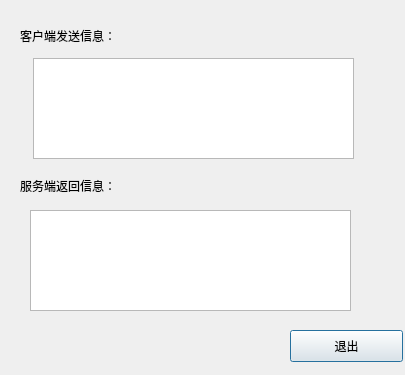
<?xml version="1.0" encoding="UTF-8"?>
<ui version="4.0">
 <class>BindServerDialog</class>
 <widget class="QDialog" name="BindServerDialog">
  <property name="geometry">
   <rect>
    <x>0</x>
    <y>0</y>
    <width>405</width>
    <height>375</height>
   </rect>
  </property>
  <property name="windowTitle">
   <string>Dialog</string>
  </property>
  <widget class="QLabel" name="label">
   <property name="geometry">
    <rect>
     <x>20</x>
     <y>20</y>
     <width>101</width>
     <height>31</height>
    </rect>
   </property>
   <property name="text">
    <string>客户端发送信息：</string>
   </property>
  </widget>
  <widget class="QLabel" name="label_2">
   <property name="geometry">
    <rect>
     <x>20</x>
     <y>170</y>
     <width>101</width>
     <height>31</height>
    </rect>
   </property>
   <property name="text">
    <string>服务端返回信息：</string>
   </property>
  </widget>
  <widget class="QTextEdit" name="textEdit">
   <property name="geometry">
    <rect>
     <x>33</x>
     <y>58</y>
     <width>321</width>
     <height>101</height>
    </rect>
   </property>
  </widget>
  <widget class="QTextEdit" name="textEdit_2">
   <property name="geometry">
    <rect>
     <x>30</x>
     <y>210</y>
     <width>321</width>
     <height>101</height>
    </rect>
   </property>
  </widget>
  <widget class="QPushButton" name="pushButton">
   <property name="geometry">
    <rect>
     <x>290</x>
     <y>330</y>
     <width>113</width>
     <height>32</height>
    </rect>
   </property>
   <property name="text">
    <string>退出</string>
   </property>
  </widget>
 </widget>
 <resources/>
 <connections/>
</ui>
